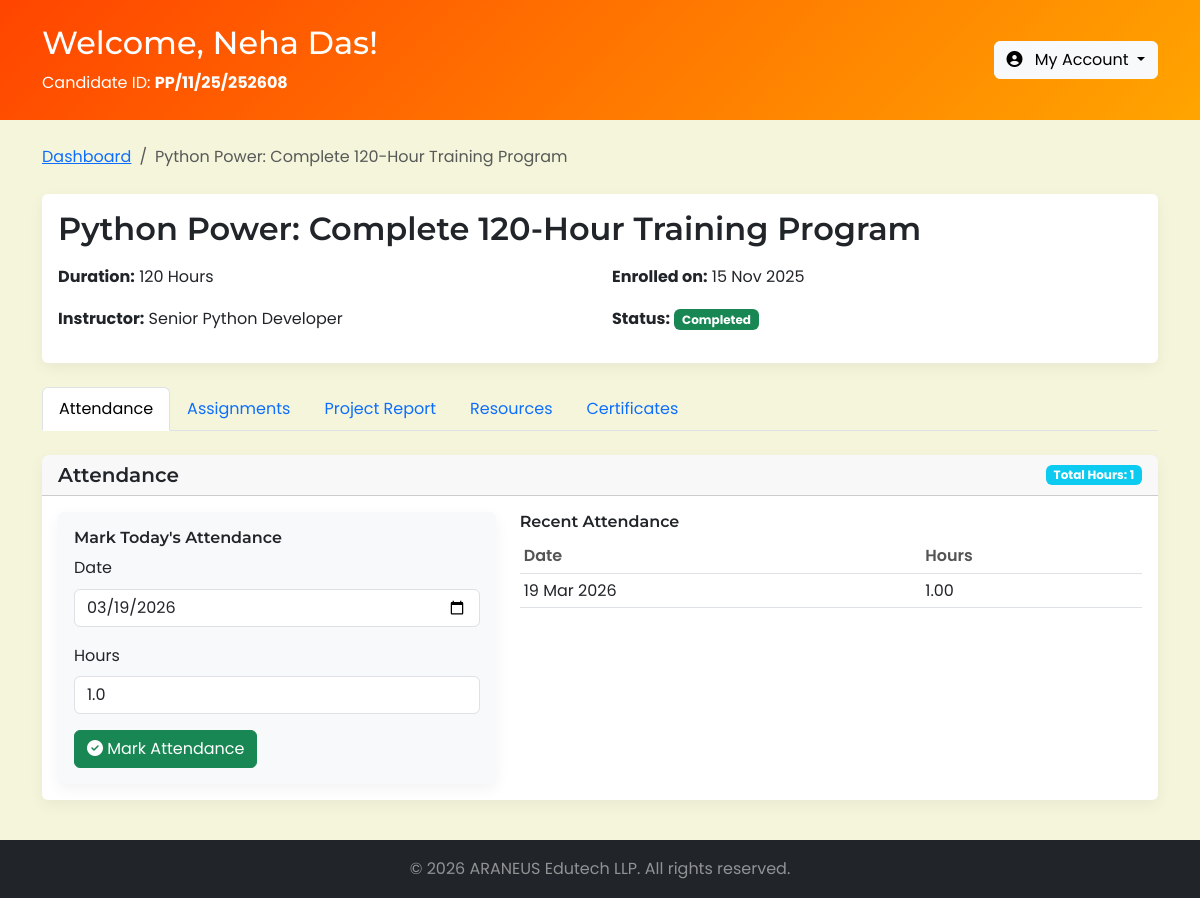
Screenshot of /portal/course-view.php?id=1 (signed in) with the database file from the repository.
### tables this page shows
CREATE TABLE `students` (
  `id` int(11) NOT NULL,
  `candidate_id` varchar(50) NOT NULL,
  `full_name` varchar(100) NOT NULL,
  `phone` varchar(15) DEFAULT NULL,
  `email` varchar(100) NOT NULL,
  `password` varchar(255) NOT NULL,
  `father_name` varchar(100) NOT NULL,
  `time_hours` int(11) NOT NULL,
  `address` text NOT NULL,
  `highest_qualification` varchar(50) DEFAULT NULL,
  `current_organization` varchar(50) DEFAULT NULL,
  `org_i_card` varchar(50) DEFAULT NULL,
  `github_link` varchar(255) DEFAULT NULL,
  `qr_code_path` varchar(255) DEFAULT NULL,
  `profile_picture` varchar(255) DEFAULT NULL,
  `status` enum('active','inactive','pending') DEFAULT 'pending',
  `last_login` datetime DEFAULT NULL,
  `email_verified` tinyint(1) DEFAULT 1,
  `verification_token` varchar(100) DEFAULT NULL,
  `reset_token` varchar(100) DEFAULT NULL,
  `reset_expiry` datetime DEFAULT NULL,
  `created_at` timestamp NOT NULL DEFAULT current_timestamp(),
  `updated_at` timestamp NOT NULL DEFAULT current_timestamp() ON UPDATE current_timestamp()
);

CREATE TABLE `enrollments` (
  `id` int(11) NOT NULL,
  `student_id` int(11) NOT NULL,
  `course_id` int(11) DEFAULT NULL,
  `enrollment_date` date NOT NULL,
  `completion_date` date DEFAULT NULL,
  `status` enum('enrolled','in_progress','completed','dropped') DEFAULT 'enrolled',
  `grade` varchar(10) DEFAULT NULL,
  `certificate_issued` tinyint(1) DEFAULT 0,
  `certificate_id` varchar(50) DEFAULT NULL,
  `notes` text DEFAULT NULL,
  `attendance_sheet` varchar(255) DEFAULT NULL,
  `payment_receipt` varchar(255) DEFAULT NULL,
  `project_report` varchar(255) DEFAULT NULL,
  `created_at` timestamp NOT NULL DEFAULT current_timestamp()
);

CREATE TABLE `courses` (
  `id` int(11) NOT NULL,
  `title` varchar(150) NOT NULL,
  `description` text DEFAULT NULL,
  `duration` varchar(50) DEFAULT NULL,
  `mode` enum('Online','Offline','Hybrid','') NOT NULL,
  `fee` decimal(10,2) DEFAULT NULL,
  `category` varchar(50) DEFAULT NULL,
  `instructor` varchar(100) DEFAULT NULL,
  `image_url` varchar(255) DEFAULT NULL,
  `syllabus_file` varchar(255) DEFAULT NULL,
  `is_active` tinyint(1) DEFAULT 1,
  `created_at` timestamp NOT NULL DEFAULT current_timestamp(),
  `program_format` varchar(100) DEFAULT NULL,
  `tools_provided` text DEFAULT NULL,
  `hardware_kit` text DEFAULT NULL,
  `certification_type` varchar(50) DEFAULT NULL
);

CREATE TABLE `attendance` (
  `id` int(11) NOT NULL,
  `student_id` int(11) NOT NULL,
  `course_id` int(11) NOT NULL,
  `date` date NOT NULL,
  `hours` decimal(5,2) DEFAULT 1.00,
  `created_at` timestamp NOT NULL DEFAULT current_timestamp()
);

### includes/database.php (called while the page is built, shortened)
<?php
class Database {
    private $host = DB_HOST;
    private $user = DB_USER;
    private $pass = DB_PASS;
    private $dbname = DB_NAME;
    private $conn;
    private function connect() {
        $this->conn = new mysqli($this->host, $this->user, $this->pass, $this->dbname);
        $this->conn->set_charset("utf8");
    }
    public function getConnection() {
        return $this->conn;
    }
}
?>

### controller/StudentController.php (called while the page is built, shortened)
<?php
class StudentController {
    private $conn;
    public function __construct() {
       require_once __DIR__ . '/../includes/database.php';
        $database = new Database();
        $this->conn = $database->getConnection();
    }
    public function getStudentById($id) {
        $stmt = $this->conn->prepare("SELECT * FROM students WHERE id = ?");
        $stmt->bind_param("i", $id);
        $stmt->execute();
        return $stmt->get_result()->fetch_assoc();
    }
}
?>

### controller/Auth.php (called while the page is built, shortened)
<?php
class Auth {
    public function __construct() {
        require_once __DIR__ . '/../includes/database.php';
        $database = new Database();
    }
    public function getStudentId() {
        return $_SESSION['student_id'] ?? null;
    }
}
?>

### portal/course-view.php (the view, shortened to what this page needs)
<?php
require_once 'includes/header.php';
$enrollmentId = isset($_GET['id']) ? intval($_GET['id']) : 0;
$enrollStmt = $conn->prepare("
    SELECT e.*, c.id as course_id, c.title, c.description, c.duration, c.instructor, c.tools_provided, c.hardware_kit, c.syllabus_file
    FROM enrollments e
    JOIN courses c ON e.course_id = c.id
    WHERE e.id = ? AND e.student_id = ?
");
$enrollStmt->bind_param("ii", $enrollmentId, $studentId);
$enrollStmt->execute();
$enrollment = $enrollStmt->get_result()->fetch_assoc();
$courseId = $enrollment['course_id'];
$attStmt = $conn->prepare("SELECT date, hours FROM attendance WHERE student_id = ? AND course_id = ? ORDER BY date DESC");
$attStmt->bind_param("ii", $studentId, $courseId);
$attStmt->execute();
$attendance = $attStmt->get_result();
$totalHours = 0;
$attendanceList = [];
while ($row = $attendance->fetch_assoc()) {
    $totalHours += $row['hours'];
    $attendanceList[] = $row;
}
?>
<section class="py-4">
    <div class="container">
        <nav aria-label="breadcrumb" class="mb-4">
            <ol class="breadcrumb">
                <li class="breadcrumb-item"><a href="dashboard.php">Dashboard</a></li>
                <li class="breadcrumb-item active" aria-current="page"><?php echo htmlspecialchars($enrollment['title']); ?></li>
            </ol>
        </nav>
        <div class="card mb-4">
            <div class="card-body">
                <h2 class="mb-3"><?php echo htmlspecialchars($enrollment['title']); ?></h2>
                <div class="row">
                    <div class="col-md-6">
                        <p><strong>Duration:</strong> <?php echo htmlspecialchars($enrollment['duration']); ?></p>
                        <p><strong>Instructor:</strong> <?php echo htmlspecialchars($enrollment['instructor']); ?></p>
                    </div>
                    <div class="col-md-6">
                        <p><strong>Enrolled on:</strong> <?php echo date('d M Y', strtotime($enrollment['enrollment_date'])); ?></p>
                        <p><strong>Status:</strong>
                            <span class="badge bg-<?php echo $enrollment['status'] == 'completed' ? 'success' : ($enrollment['status'] == 'in_progress' ? 'primary' : 'secondary'); ?>">
                                <?php echo ucfirst($enrollment['status']); ?>
                            </span>
                        </p>
                    </div>
                </div>
            </div>
        </div>
        <ul class="nav nav-tabs mb-4" id="courseTabs" role="tablist">
            <li class="nav-item" role="presentation">
                <button class="nav-link active" id="attendance-tab" data-bs-toggle="tab" data-bs-target="#attendance" type="button" role="tab" aria-controls="attendance" aria-selected="false">Attendance</button>
            </li>
            <li class="nav-item" role="presentation">
                <button class="nav-link" id="assignments-tab" data-bs-toggle="tab" data-bs-target="#assignments" type="button" role="tab" aria-controls="assignments" aria-selected="true">Assignments</button>
            </li>
            <li class="nav-item" role="presentation">
                <button class="nav-link" id="project-tab" data-bs-toggle="tab" data-bs-target="#project" type="button" role="tab" aria-controls="project" aria-selected="false">Project Report</button>
            </li>
            <li class="nav-item" role="presentation">
                <button class="nav-link" id="resources-tab" data-bs-toggle="tab" data-bs-target="#resources" type="button" role="tab" aria-controls="resources" aria-selected="false">Resources</button>
            </li>
            <li class="nav-item" role="presentation">
                <button class="nav-link" id="certificate-tab" data-bs-toggle="tab" data-bs-target="#certificate" type="button" role="tab" aria-controls="certificate" aria-selected="false">Certificates</button>
            </li>
        </ul>
        <div class="tab-content" id="courseTabsContent">
            <div class="tab-pane fade show active" id="attendance" role="tabpanel" aria-labelledby="attendance-tab">
                <div class="card">
                    <div class="card-header d-flex justify-content-between align-items-center">
                        <h5 class="mb-0">Attendance</h5>
                        <span class="badge bg-info">Total Hours: <?php echo $totalHours; ?></span>
                    </div>
                    <div class="card-body">
                        <div class="row">
                            <div class="col-md-5">
                                <div class="card bg-light">
                                    <div class="card-body">
                                        <h6>Mark Today's Attendance</h6>
                                        <form method="post">
                                            <div class="mb-3">
                                                <label for="attendance_date" class="form-label">Date</label>
                                                <input type="date" class="form-control" id="attendance_date" name="attendance_date" value="<?php echo date('Y-m-d'); ?>" max="<?php echo date('Y-m-d'); ?>">
                                            </div>
                                            <div class="mb-3">
                                                <label for="hours" class="form-label">Hours</label>
                                                <input type="number" step="0.5" min="0.5" max="12" class="form-control" id="hours" name="hours" value="1.0" required>
                                            </div>
                                            <button type="submit" name="mark_attendance" class="btn btn-success">
                                                <i class="fas fa-check-circle"></i> Mark Attendance
                                            </button>
                                        </form>
                                    </div>
                                </div>
                            </div>
                            <div class="col-md-7">
                                <h6>Recent Attendance</h6>
                                <?php if (count($attendanceList) > 0): ?>
                                    <div class="table-responsive">
                                        <table class="table table-sm">
                                            <thead>
                                                <tr>
                                                    <th>Date</th>
                                                    <th>Hours</th>
                                                </tr>
                                            </thead>
                                            <tbody>
                                                <?php foreach ($attendanceList as $att): ?>
                                                <tr>
                                                    <td><?php echo date('d M Y', strtotime($att['date'])); ?></td>
                                                    <td><?php echo $att['hours']; ?></td>
                                                </tr>
                                                <?php endforeach; ?>
                                            </tbody>
                                        </table>
                                    </div>
                                <?php else: ?>
                                    <p class="text-muted">No attendance records yet.</p>
                                <?php endif; ?>
                            </div>
                        </div>
                    </div>
                </div>
            </div>
        </div>
    </div>
</section>
<?php
require_once 'includes/footer.php';
?>

### portal/includes/header.php (shortened to what this page needs)
<?php
require_once '../controller/Auth.php';
require_once '../controller/StudentController.php';
$auth = new Auth();
$student = new StudentController();
$studentId = $auth->getStudentId();
$studentData = $student->getStudentById($studentId);
?>
<!DOCTYPE html>
<html lang="en">
<head>
    <link href="https://cdn.jsdelivr.net/npm/bootstrap@5.3.0-alpha1/dist/css/bootstrap.min.css" rel="stylesheet">
    <link rel="stylesheet" href="https://cdnjs.cloudflare.com/ajax/libs/font-awesome/6.4.0/css/all.min.css">
    <link rel="stylesheet" href="<?php echo SITE_URL; ?>assets/css/style.css">
    <link rel="icon" type="image/x-icon" href="<?php echo SITE_URL; ?>assets/images/icon.png"></head>
<body>
    <section class="dashboard-header bg-primary text-white py-4">
        <div class="container">
            <div class="row align-items-center">
                <div class="col-md-8">
                    <h1 class="h2 mb-2">Welcome, <?php echo htmlspecialchars($studentData['full_name']); ?>!</h1>
                    <p class="mb-0">Candidate ID: <strong><?php echo htmlspecialchars($studentData['candidate_id']); ?></strong></p>
                </div>
                <div class="col-md-4 text-md-end">
                    <div class="dropdown">
                        <button class="btn btn-light dropdown-toggle" type="button" data-bs-toggle="dropdown">
                            <i class="fas fa-user-circle me-2"></i> My Account
                        </button>
                    </div>
                </div>
            </div>
        </div>
    </section>

### assets/css/style.css (style rules this page uses)
:root { --primary-color: #ff4000; --secondary-color: #ffa900; --dark-color: #333333; --light-color: #f8f9fa; --gray-color: #6c757d; --gradient-color: linear-gradient(135deg, #ff4000 0%, #ffa900 100%); }
* { margin: 0; padding: 0; box-sizing: border-box; }
body { font-family: 'Poppins', sans-serif; color: var(--dark-color); line-height: 1.6; }
h1, h2, h3, h4, h5, h6 { font-family: 'Montserrat', sans-serif; font-weight: 600; }
.bg-light { background-color: var(--light-color) !important; }
.card { border: none; box-shadow: 0 5px 15px rgba(0, 0, 0, 0.05); transition: transform 0.3s ease; height: 100%; }

### portal/includes/footer.php (style rules this page uses)
body { font-family: 'Poppins', sans-serif; background-color: #f8f9fa; background-color: beige !important; }
.dashboard-header { background: linear-gradient(135deg, #FF4500 0%, #FFA500 100%); }
.table th { font-weight: 600; color: #555; }

### rows the page displays
students: full_name "Neha Das", candidate "PP/11/25/252608"
enrollments: course.title "Python Power: Complete 120-Hour Training Program", course.duration "120 Hours", course.instructor "Senior Python Developer", enrollment_date "15 Nov 2025", status "Completed"
attendance: date "19 Mar 2026", hours "1.00"

### other values shown
$totalHours "1"
